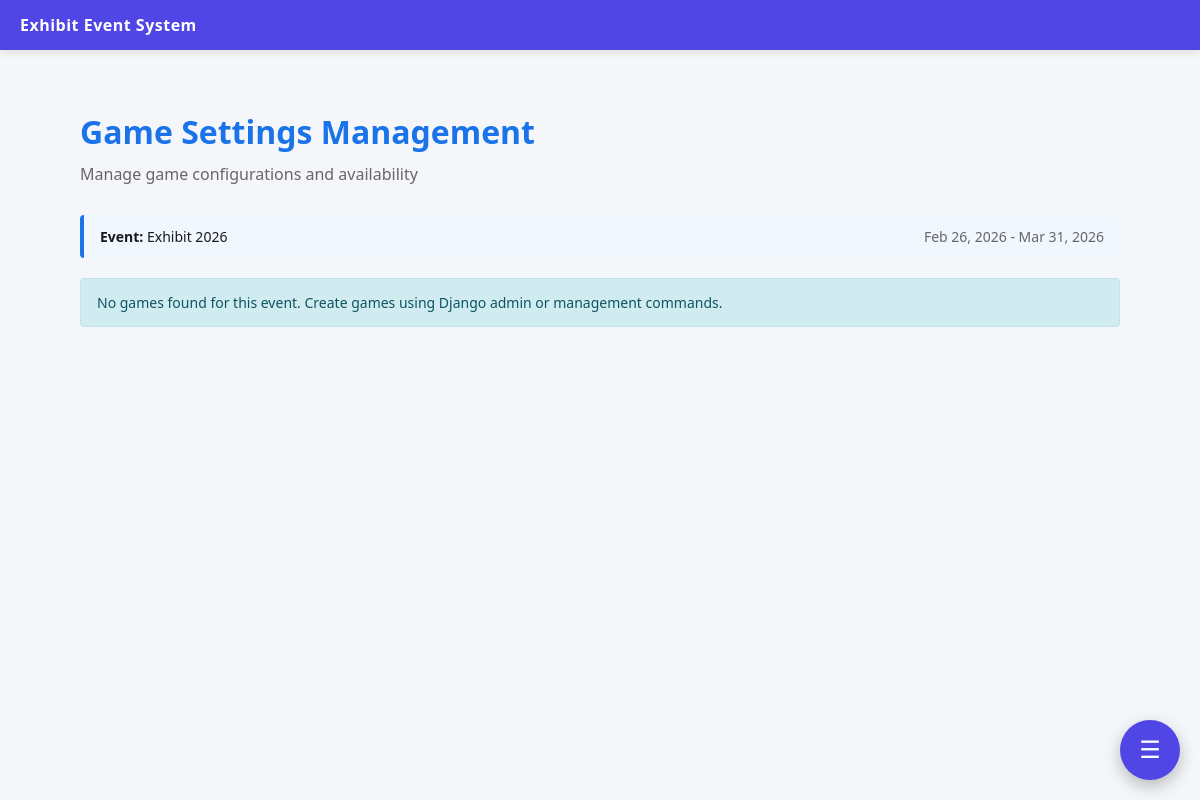
Page /adminpanel/staff/game-settings/ (signed in) on the earlier database version.
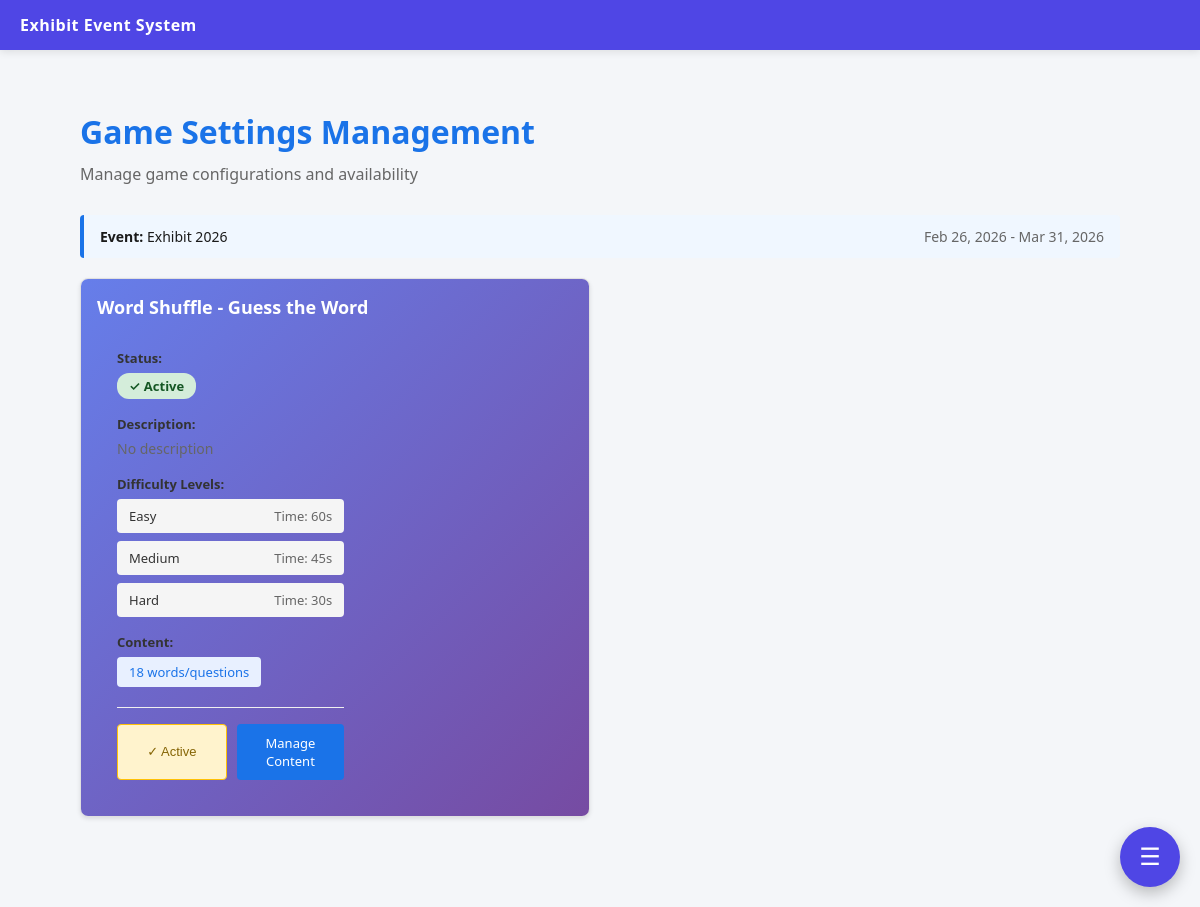
Same page on the later database version.
### apps/events/models.py (models this page shows, shortened)
class Event(models.Model):
    name = models.CharField(max_length=255)
    description = models.TextField(blank=True)
    start_date = models.DateTimeField()
    end_date = models.DateTimeField()
    is_active = models.BooleanField(default=False)
    created_at = models.DateTimeField(auto_now_add=True)

### games/models.py (models this page shows, shortened)
class GameConfig(models.Model):
    GAME_TYPE_CHOICES = (
        ('memory', 'Memory Game'),
        ('word_shuffle', 'Word Shuffle'),
        ('quiz', 'Quiz'),
        ('reaction', 'Reaction Game'),
    )
    event = models.ForeignKey(Event, on_delete=models.CASCADE)
    game_type = models.CharField(max_length=50, choices=GAME_TYPE_CHOICES)
    title = models.CharField(max_length=255)
    default_time_limit = models.IntegerField(default=60)
    is_active = models.BooleanField(default=True)

class GameLevel(models.Model):
    game_config = models.ForeignKey(GameConfig, on_delete=models.CASCADE)
    name = models.CharField(max_length=100)
    time_limit_seconds = models.IntegerField()
    max_score = models.IntegerField()
    difficulty_order = models.IntegerField(default=1)

### apps/core/views.py (the view)
# urls.py: path('staff/game-settings/', views.game_settings, name='game_settings'),
@login_required
def game_settings(request):
    if not request.user.is_staff:
        return redirect('exhibitor_login')
    from games.models import GameConfig, GameLevel, GameContent
    event = Event.objects.filter(is_active=True).first()
    if not event:
        return render(request, 'staff/game_settings.html', {
            'error': 'No active event found'
        })
    games = GameConfig.objects.filter(event=event).prefetch_related(
        'gamelevel_set',
        'gamecontent_set'
    )
    games_data = []
    for game in games:
        levels = game.gamelevel_set.all().order_by('difficulty_order')
        content_count = game.gamecontent_set.count()
        games_data.append({
            'game': game,
            'levels': levels,
            'content_count': content_count,
            'status': '✓ Active' if game.is_active else '✗ Inactive',
        })
    context = {
        'event': event,
        'games_data': games_data,
        'game_type_choices': GameConfig.GAME_TYPE_CHOICES,
    }
    return render(request, 'staff/game_settings.html', context)

### templates/staff/game_settings.html (shortened to what this page needs)
{% extends 'base/base.html' %}
{% block content %}
<div class="staff-container">
    <div class="staff-header">
        <h1>Game Settings Management</h1>
        <p class="subtitle">Manage game configurations and availability</p>
    </div>
    {% if event %}
    <div class="event-info">
        <strong>Event:</strong> {{ event.name }}
        <span class="event-dates">{{ event.start_date|date:"M d, Y" }} - {{ event.end_date|date:"M d, Y" }}</span>
    </div>
    {% endif %}
    {% if games_data %}
    <div class="games-grid">
        {% for item in games_data %}
        <div class="game-card">
            <div class="game-card-header">
                    <h3>{{ item.game.title }}</h3>
            <div class="game-card-body">
                <div class="game-info">
                    <div class="info-item">
                        <label>Status:</label>
                        <span class="status-badge {% if item.game.is_active %}active{% else %}inactive{% endif %}">
                            {{ item.status }}
                        </span>
                    </div>
                    <div class="info-item">
                        <label>Description:</label>
                        <p>{{ item.game.description|default:"No description" }}</p>
                    </div>
                    <div class="info-item">
                        <label>Difficulty Levels:</label>
                        <div class="levels-list">
                            {% for level in item.levels %}
                            <div class="level-item">
                                <span class="level-name">{{ level.name }}</span>
                                <span class="level-time">Time: {{ level.time_limit_seconds }}s</span>
                            </div>
                            {% empty %}
                            <p class="empty-message">No difficulty levels configured</p>
                            {% endfor %}
                        </div>
                    </div>
                    <div class="info-item">
                        <label>Content:</label>
                        <div class="content-stats">
                            <span class="stat">{{ item.content_count }} words/questions</span>
                        </div>
                    </div>
                </div>
                <div class="game-card-actions">
                    <button class="btn btn-toggle-status"
                            data-game-id="{{ item.game.id }}"
                            data-game-name="{{ item.game.title|escapejs }}"
                            title="Toggle game active status">
                        {% if item.game.is_active %}
                        ✓ Active
                        {% else %}
                        ✗ Inactive
                        {% endif %}
                    </button>
                    <a href="{% url 'manage_game_content' item.game.id %}" class="btn btn-primary">
                        Manage Content
                    </a>
                </div>
            </div>
        </div>
        {% endfor %}
    </div>
    {% else %}
    <div class="alert alert-info">
        No games found for this event. Create games using Django admin or management commands.
    </div>
    {% endif %}
</div>
{% endblock %}

### templates/base/base.html (shortened to what this page needs)
<!DOCTYPE html>
<html lang="en" data-theme="light">
<head>
</head>
<body>
    <nav class="navbar">
        Exhibit Event System
    </nav>
    <main>
        {% block content %}{% endblock %}
    </main>
    <button class="fab" onclick="toggleMenu()">☰</button>
</body>
</html>

### templates/base/base.html (style rules this page uses)
:root { --bg: #f4f6f9; --card: #ffffff; --text: #1a1a1a; --accent: #4f46e5; --border: #e5e7eb; --overlay: rgba(0,0,0,0.4); }
* { box-sizing: border-box; }
body { margin: 0; font-family: system-ui, -apple-system, sans-serif; background: var(--bg); color: var(--text); transition: background 0.25s ease, color 0.25s ease; }
.navbar { position: sticky; top: 0; z-index: 100; background: var(--accent); color: #fff; padding: 14px 20px; font-weight: 600; letter-spacing: 0.5px; box-shadow: 0 2px 8px rgba(0,0,0,0.1); }
main { padding: 20px; min-height: calc(100vh - 60px); }
.fab { position: fixed; bottom: 20px; right: 20px; width: 60px; height: 60px; border-radius: 50%; border: none; background: var(--accent); color: white; font-size: 24px; cursor: pointer; box-shadow: 0 6px 16px rgba(0,0,0,0.25); z-index: 1000; }
@media (min-width: 992px) { main { padding: 40px 60px; } }

### templates/staff/game_settings.html (style rules this page uses)
.staff-container { max-width: 1200px; margin: 0 auto; padding: 20px; }
.staff-header { margin-bottom: 30px; }
.staff-header h1 { font-size: 32px; font-weight: 600; margin: 0 0 10px 0; color: #1a73e8; }
.subtitle { color: #666; font-size: 16px; margin: 0; }
.event-info { background: #f0f7ff; border-left: 4px solid #1a73e8; padding: 12px 16px; margin-bottom: 20px; border-radius: 4px; font-size: 14px; }
.event-dates { float: right; color: #666; }
.games-grid { display: grid; grid-template-columns: repeat(auto-fill, minmax(400px, 1fr)); gap: 20px; margin-bottom: 30px; }
.game-card { background: white; border: 1px solid #e0e0e0; border-radius: 8px; overflow: hidden; box-shadow: 0 2px 4px rgba(0, 0, 0, 0.1); transition: box-shadow 0.3s ease, transform 0.3s ease; }
.game-card-header { background: linear-gradient(135deg, #667eea 0%, #764ba2 100%); color: white; padding: 16px; display: flex; justify-content: space-between; align-items: center; flex-wrap: wrap; gap: 10px; }
.game-card-header h3 { margin: 0; font-size: 18px; font-weight: 600; }
.game-card-body { padding: 20px; }
.game-info { margin-bottom: 20px; }
.info-item { margin-bottom: 16px; }
.info-item label { display: block; font-weight: 600; color: #333; margin-bottom: 6px; font-size: 13px; }
.info-item p { margin: 0; color: #666; font-size: 14px; line-height: 1.4; }
.status-badge { display: inline-block; padding: 4px 12px; border-radius: 12px; font-size: 13px; font-weight: 600; }
.status-badge.active { background: #d4edda; color: #155724; }
.levels-list { display: flex; flex-direction: column; gap: 8px; }
.level-item { background: #f5f5f5; padding: 8px 12px; border-radius: 4px; display: flex; justify-content: space-between; font-size: 13px; }
.level-name { font-weight: 500; color: #333; }
.level-time { color: #666; }
.content-stats { display: flex; gap: 12px; }
.stat { background: #e8f0ff; padding: 6px 12px; border-radius: 4px; font-size: 13px; color: #1a73e8; font-weight: 500; }
.game-card-actions { display: flex; gap: 10px; padding-top: 16px; border-top: 1px solid #f0f0f0; }
.btn { padding: 10px 16px; border: none; border-radius: 4px; cursor: pointer; font-size: 13px; font-weight: 500; text-decoration: none; display: inline-block; transition: all 0.3s ease; text-align: center; }
.btn-toggle-status { flex: 1; background: #fff3cd; color: #856404; border: 1px solid #ffc107; }
.btn-primary { flex: 1; background: #1a73e8; color: white; }

Differences in the rows shown:
added GameConfig: game "Word Shuffle - Guess the Word", status "✓ Active", game.description "No description", content_count "18", is_active "✓ Active"
added GameLevel: name "Easy", time_limit_seconds "60"
added GameLevel: name "Medium", time_limit_seconds "45"
added GameLevel: name "Hard", time_limit_seconds "30"
Other differences:
text no longer shown: "No games found for this event. Create games using Django admin or management commands."
